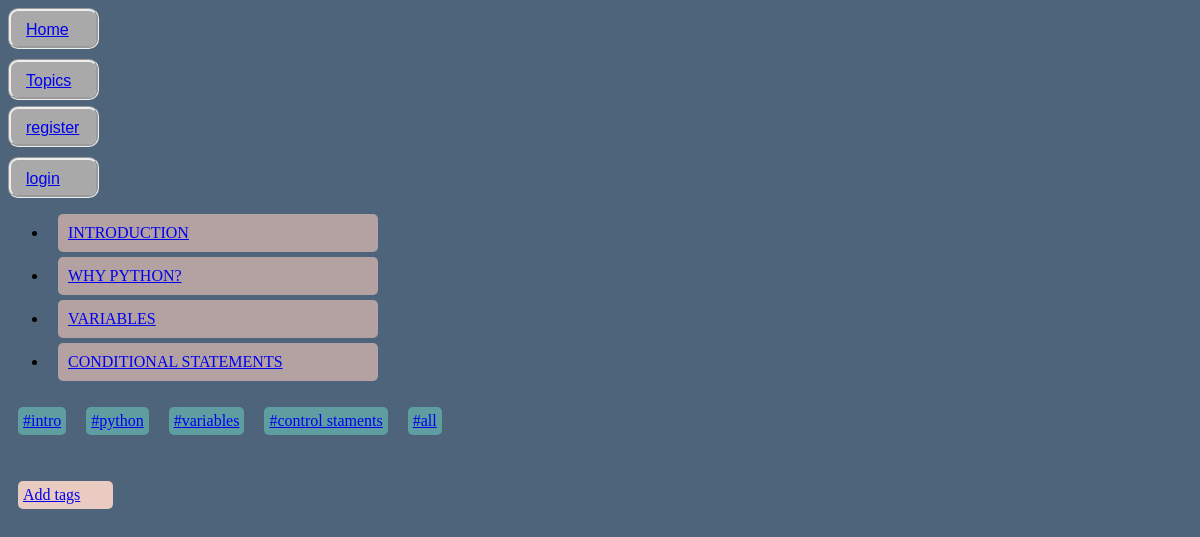
Page /topics/ on the committed database.
### pybasic/models.py (models this page shows)
class Topic(models.Model):
    name = models.CharField(max_length=200)
    created = models.DateTimeField(auto_now_add=True)
    tags = models.ManyToManyField(Tags, through='TagTopics')
    def __str__(self):
        return f"{self.name}"

class Tags(models.Model):
    tag = models.CharField(max_length=100)
    def __str__(self):
        return f"{self.tag}"
    class Meta:
        verbose_name_plural = "Tags"

### pybasic/views.py (the view)
# urls.py: path('topics/', views.topics, name='topics'),
def topics(request):
    topics_ = get_all_topics()
    tags = get_all_tags()
    context = {"topics_": topics_, "tags": tags}
    return render(request, "pybasic/topics.html", context)

### pybasic/service_layer.py (called while the page is built)
def get_all_topics():
    topics = Topic.objects.all()
    return topics

def get_all_tags():
    tags = Tags.objects.all()
    return tags

### pybasic/templates/pybasic/topics.html (shortened to what this page needs)
<!DOCTYPE html>
<html lang="en">
<head>
</head>
<body>
    {% extends 'pybasic/base.html' %}
    {% block content %}
    <ul>
        {% for topic in topics_ %}
        <li>
            <div class="topics"><a href="{% url 'pybasic:topic-detail' topic.id %}">{{topic}}</a>
            </div>
        </li>
        {% endfor %}
    </ul>
    {% for tag in tags %}
    <div class="tag">
        <a href="{% url 'pybasic:tag-topics' tag.id %}">#{{tag}}</a>
    </div>
    {% endfor %}
    <div class="add-tag">
        <a href="{% url 'pybasic:add-tag' %}">Add tags</a>
    </div>
    {% endblock content %}

### pybasic/templates/pybasic/topics.html (style rules this page uses)
.topics { background-color: rgb(180, 161, 161); border-bottom: 20px; border-radius: 5px; width: 300px; padding: 10px; margin-top: 5px; margin-left: 10px; }
.tag { float: left; margin: 10px; background-color: cadetblue; border-radius: 5px; padding: 5px; }
.add-tag { background-color: rgb(233, 203, 193); width: 85px; margin-top: 100px; margin-left: 10px; margin-bottom: 500px; padding: 5px; border-radius: 5px; margin }

### pybasic/templates/pybasic/base.html (style rules this page uses)
body { background-color: rgb(78, 100, 122); }

### rows in the picture
Topic: name "INTRODUCTION"
Topic: name "WHY PYTHON?"
Topic: name "VARIABLES"
Topic: name "CONDITIONAL STATEMENTS"
Tags: tag "intro"
Tags: tag "python"
Tags: tag "variables"
Tags: tag "control staments"
Tags: tag "all"
